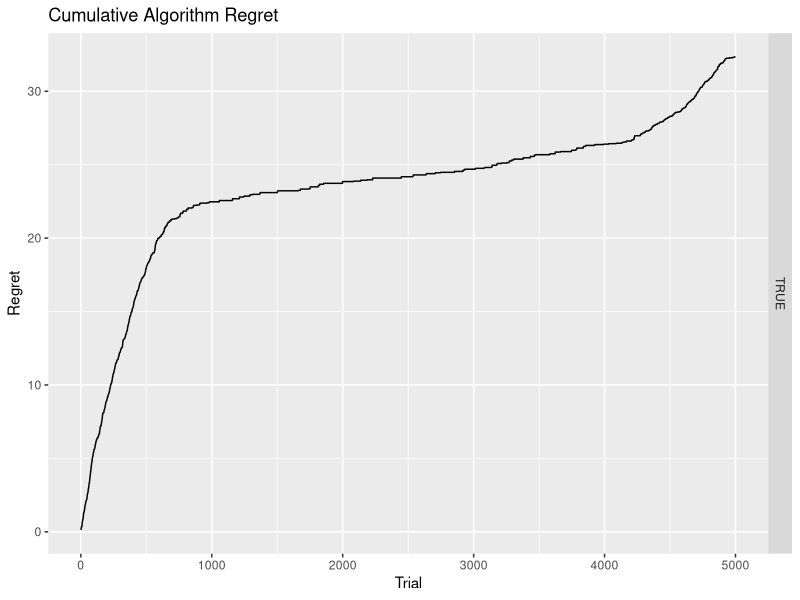
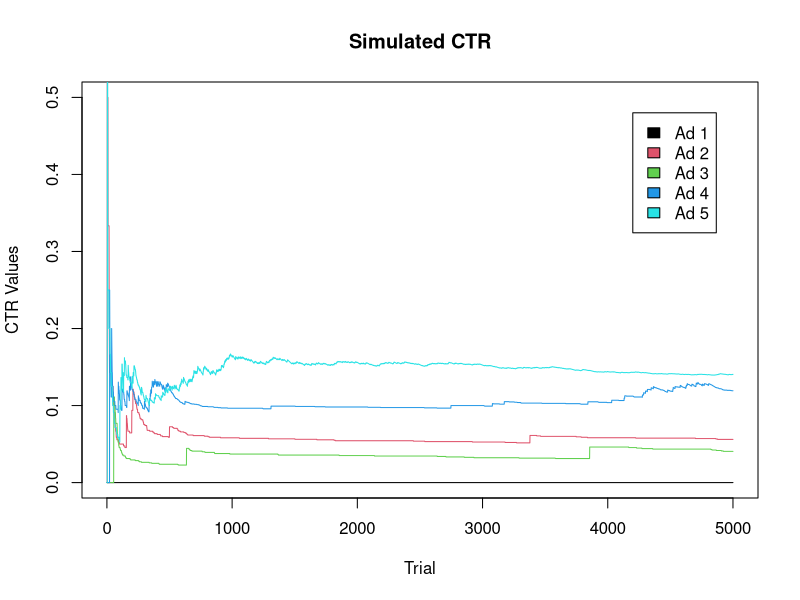

R code for these plots, in order: (Note: this script raises an error after producing the figures.)
### MAB - Thompson Sampling ###

library(tidyverse)

# number of creatives
c <- 5

# assume we know the real CTRs for each ad
actual_ctr <- seq(0.01, 0.13, by = 0.03)

# number of trails (impressions)
n <- 5000

# starting lists (starting w/ equal priors)
priors <- rep(list(c(1,1)),c) # c(alpha,beta)
impressions <- rep(list(0),c)
clicks <- rep(list(0),c)
ctr <- rep(list(c(rep(0, n))),c)
regrets <- c()

## run simulation ##

for(i in 1:n){
  
  # randomly sample an exp. CTR from each prior
  exp_CTR <- sapply(priors, function(x) rbeta(1, x[1], x[2]))
  
  # select ad with largest exp. CTR
  ad <- which(exp_CTR == max(exp_CTR))
  
  # add an impression
  impressions[[ad]] <- impressions[[ad]] + 1
  
  # update regrets
  regret <- max(actual_ctr) - actual_ctr[[ad]]
  
  if(i == 1){
    regrets[i] <- regret
  } else {
    regrets[i] <- regrets[i-1] + regret
  }
  
  # randomly select click or no click
  click <- sample(c(1,0), 1, prob = c(actual_ctr[ad], 1-actual_ctr[ad]))
  
  #update prior
  if(click == 1){
    
    priors[[ad]][1] <- priors[[ad]][1] + 1
    clicks[[ad]] <- clicks[[ad]] + 1
    
  } else {
    
    priors[[ad]][2] <- priors[[ad]][2] + 1
  }    
  
  ctr[[ad]][i:n] <- clicks[[ad]]/impressions[[ad]]
  
}




Ind_Results <- data.frame(Ad = c(1:c),
                          Clicks = unlist(clicks), 
                          Impressions = unlist(impressions)) %>% 
  mutate(CTR = Clicks/Impressions,
         ShowPrct = Impressions/sum(Impressions))

Total_Results <- Ind_Results %>% 
  summarize(Total_Clicks = sum(Clicks),
            Total_Impressions = sum(Impressions)) %>% 
  mutate(Overall_CTR = Total_Clicks/Total_Impressions)


## plots ##
x1 <- seq(1,n,1)

# regret
qplot(x1, regrets, facets = T, xlab = "Trial", ylab = "Regret",
      main = "Cumulative Algorithm Regret", geom = "line")


# ctr
plot(x1, ctr[[1]], ylab = "CTR Values",
     xlab = "Trial", type = "l", col = 1,
     main = "Simulated CTR", ylim = c(0,.5))

for(i in 2:length(ctr)){
  
  lines(x1, ctr[[i]],
        type = "l", col = i)
  
}

legend(4200,.48, legend = paste("Ad", seq(1:c)), fill = seq(1:c))


# distributions
x2 <- seq(0,.25, length = 100)

standardized_priors <- lapply(priors, function(y) dbeta(x, y[1], y[2])/max(dbeta(x, y[1], y[2])))

plot(x2, standardized_priors[[1]], xlab = "CTR Values",
     ylab = "Probability Density", type = "l", col = 1,
     main = "Beta Distributions")

for(i in 2:length(priors)){
  
  lines(x2, standardized_priors[[i]],
        type = "l", col = i)
  
}

legend(.20,.95, legend = paste("Ad", seq(1:c)), fill = seq(1:c))
